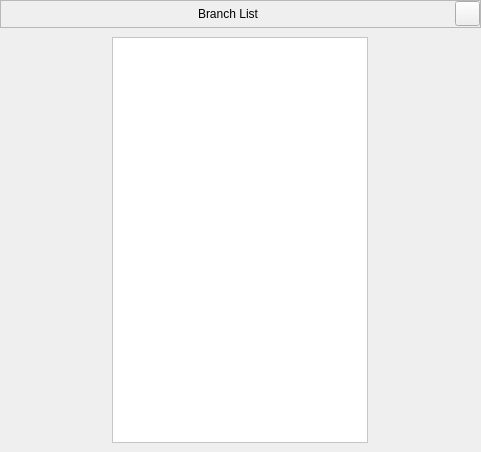
<?xml version="1.0" encoding="UTF-8"?>
<ui version="4.0">
 <class>MainWindow</class>
 <widget class="QMainWindow" name="MainWindow">
  <property name="geometry">
   <rect>
    <x>0</x>
    <y>0</y>
    <width>481</width>
    <height>452</height>
   </rect>
  </property>
  <property name="windowTitle">
   <string>MainWindow</string>
  </property>
  <property name="styleSheet">
   <string notr="true"/>
  </property>
  <widget class="QWidget" name="centralwidget">
   <layout class="QGridLayout" name="gridLayout_2">
    <property name="leftMargin">
     <number>0</number>
    </property>
    <property name="topMargin">
     <number>0</number>
    </property>
    <property name="rightMargin">
     <number>0</number>
    </property>
    <property name="bottomMargin">
     <number>0</number>
    </property>
    <property name="spacing">
     <number>0</number>
    </property>
    <item row="1" column="0">
     <widget class="QWidget" name="widget" native="true">
      <property name="styleSheet">
       <string notr="true">QListWidget {

    background-color: #ffffff;
}
QListWidget::item {
    padding: 0px; 
margin:0px;
    border: 0px solid gray; 
}
QListWidget::item:selected {
    background-color: transparent;  
    color: white; 
}

QListWidget::item:hover{
    padding: 0px; 
margin:0px;
    background-color: transparent;  
    color: white; 
}</string>
      </property>
      <layout class="QGridLayout" name="gridLayout_3">
       <item row="1" column="0">
        <widget class="QListWidget" name="listWidget">
         <property name="sizePolicy">
          <sizepolicy hsizetype="Fixed" vsizetype="Expanding">
           <horstretch>0</horstretch>
           <verstretch>0</verstretch>
          </sizepolicy>
         </property>
         <property name="styleSheet">
          <string notr="true">QListWidget {

    background-color: #ffffff;
}
QListWidget::item {
    padding: 0px; 
margin:0px;
    border: 0px solid gray; 
}
QListWidget::item:selected {
    background-color: transparent;  
    color: white; 
}

QListWidget::item:hover{
    padding: 0px; 
margin:0px;
    background-color: transparent;  
    color: white; 
}</string>
         </property>
        </widget>
       </item>
      </layout>
     </widget>
    </item>
    <item row="0" column="0">
     <widget class="QFrame" name="fheader">
      <property name="minimumSize">
       <size>
        <width>0</width>
        <height>28</height>
       </size>
      </property>
      <property name="maximumSize">
       <size>
        <width>16777215</width>
        <height>28</height>
       </size>
      </property>
      <property name="styleSheet">
       <string notr="true">
font: 63 11pt &quot;Segoe UI Semibold&quot;;
</string>
      </property>
      <property name="frameShape">
       <enum>QFrame::StyledPanel</enum>
      </property>
      <property name="frameShadow">
       <enum>QFrame::Raised</enum>
      </property>
      <layout class="QGridLayout" name="gridLayout">
       <property name="leftMargin">
        <number>0</number>
       </property>
       <property name="topMargin">
        <number>0</number>
       </property>
       <property name="rightMargin">
        <number>0</number>
       </property>
       <property name="bottomMargin">
        <number>0</number>
       </property>
       <property name="spacing">
        <number>0</number>
       </property>
       <item row="0" column="0">
        <widget class="QLabel" name="lbLedgerList">
         <property name="minimumSize">
          <size>
           <width>0</width>
           <height>0</height>
          </size>
         </property>
         <property name="maximumSize">
          <size>
           <width>16777215</width>
           <height>28</height>
          </size>
         </property>
         <property name="styleSheet">
          <string notr="true"/>
         </property>
         <property name="text">
          <string>Branch List</string>
         </property>
         <property name="alignment">
          <set>Qt::AlignCenter</set>
         </property>
        </widget>
       </item>
       <item row="0" column="1">
        <widget class="QPushButton" name="pbClose">
         <property name="minimumSize">
          <size>
           <width>25</width>
           <height>25</height>
          </size>
         </property>
         <property name="maximumSize">
          <size>
           <width>25</width>
           <height>25</height>
          </size>
         </property>
         <property name="styleSheet">
          <string notr="true"/>
         </property>
         <property name="text">
          <string/>
         </property>
         <property name="icon">
          <iconset resource="../icons/icons.qrc">
           <normaloff>:/newPrefix/icons/x.svg</normaloff>:/newPrefix/icons/x.svg</iconset>
         </property>
         <property name="iconSize">
          <size>
           <width>20</width>
           <height>20</height>
          </size>
         </property>
        </widget>
       </item>
      </layout>
     </widget>
    </item>
   </layout>
  </widget>
 </widget>
 <resources>
  <include location="../icons/icons.qrc"/>
 </resources>
 <connections/>
</ui>
